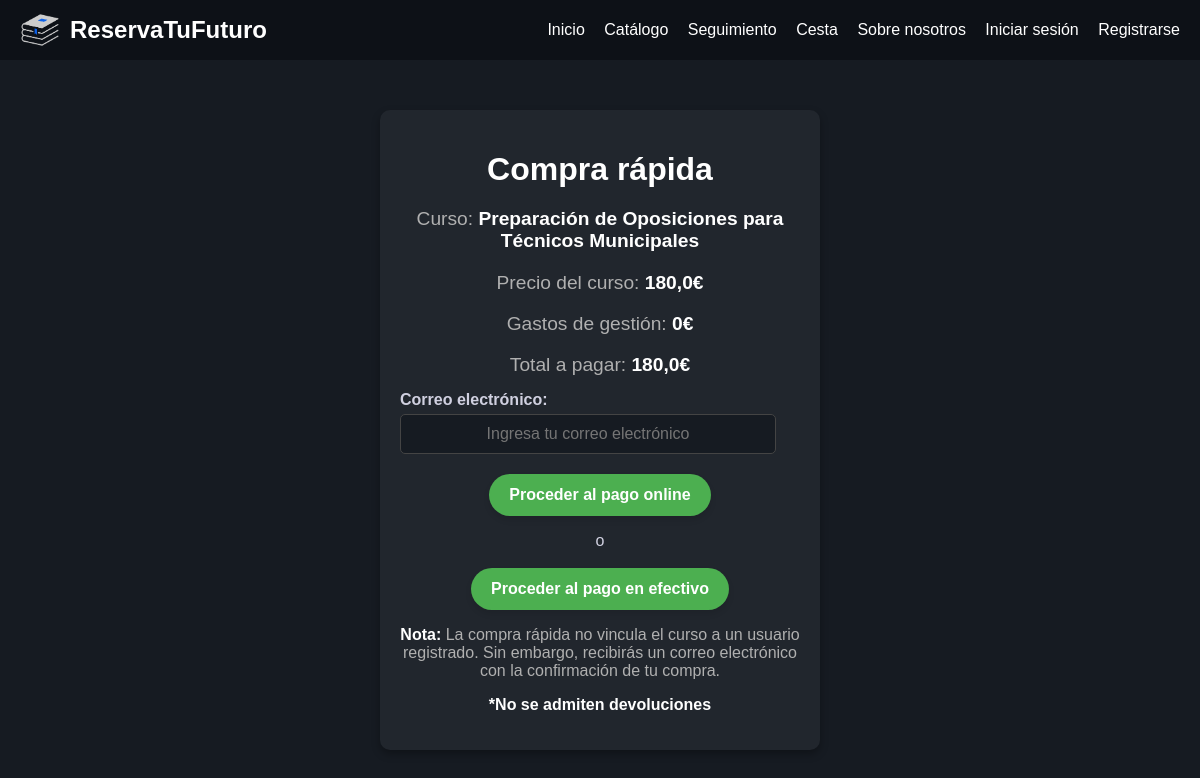
Page /cart/quick/4/ on the committed database.
### courses/models.py (models this page shows, shortened)
class Course(models.Model):
    TYPE_CHOICES = [
        ('Administración', 'Administración'),
        ('Justicia', 'Justicia'),
        ('Educación', 'Educación'),
        ('Sanidad', 'Sanidad'),
        ('Policía', 'Policía'),
        ('Bomberos', 'Bomberos'),
        ('Prisiones', 'Prisiones'),
        ('Hacienda', 'Hacienda'),
        ('Inspector', 'Inspector'),
        ('Técnicos', 'Técnicos'),
        ('Informática', 'Informática'),
        ('Telecomunicaciones', 'Telecomunicaciones'),
        ('Tecnología', 'Tecnologías'),
    ]
    name = models.CharField(max_length=100, help_text='Course name')
    price = models.FloatField(max_length=10, help_text='Course price')
    image = models.ImageField(upload_to='course_images/', null=True, blank=True)
    teacher = models.CharField(max_length=100)
    capacity = models.IntegerField(help_text='Maximum number of students')
    description = models.TextField()
    starting_date = models.DateField()
    ending_date = models.DateField()
    type = models.CharField(max_length=50, choices=TYPE_CHOICES, default='Magisterio')

### cart/views.py (the view, shortened to what this page needs)
# urls.py: path("quick/<int:course_id>/", QuickPurchaseView.as_view(), name="quick_purchase"),
class QuickPurchaseView(View):
    template_name = "cart/quick_purchase.html"
    def get(self, request, course_id):
        course = get_object_or_404(Course, id=course_id)
        management_fee = 5 if course.price <= 150 else 0
        total_price = course.price + management_fee
        return render(
            request,
            self.template_name,
            {
                "course": course,
                "management_fee": management_fee,
                "total_price": total_price,
                "stripe_publishable_key": settings.STRIPE_PUBLISHABLE_KEY,
            },
        )

### home/context_processors.py (called while the page is built)
def user_group_context(request):
    return {
        'user_in_academy': (
            request.user.is_authenticated
            and request.user.groups.filter(name='academy').exists()
        )
    }

### home/views.py (called while the page is built)
def base_view(request):
    cart_item_count = Reservation.objects.filter(user=request.user, cart=True).count() if request.user.is_authenticated else 0
    return {
        'cart_item_count': cart_item_count,
    }

### home/templates/cart/quick_purchase.html (shortened to what this page needs)
{% extends "home/base.html" %}
{% block content %}
<div class="quick-purchase-container">
  <h1 class="quick-purchase-title">Compra rápida</h1>
  <p class="quick-purchase-course">Curso: <strong>{{ course.name }}</strong></p>
  <p class="quick-purchase-price">Precio del curso: <strong>{{ course.price }}€</strong></p>
  <p class="quick-purchase-price">Gastos de gestión: <strong>{{ management_fee }}€</strong></p>
  <p class="quick-purchase-price">Total a pagar: <strong>{{ total_price }}€</strong></p>
  <form id="quick-purchase-form" class="quick-purchase-form">
    <div class="form-group">
      <label for="email" class="form-label">Correo electrónico:</label>
      <input
        type="email"
        id="email"
        name="email"
        class="form-input"
        placeholder="Ingresa tu correo electrónico"
        required
        style="width: 100%"
      />
    </div>
    <button type="button" id="online-payment" class="btn-add-to-cart" style="margin-bottom: 1rem;">Proceder al pago online</button>
    <div>o</div>
    <button type="button" id="cash-payment" class="btn-add-to-cart">Proceder al pago en efectivo</button>
  </form>
  <p class="quick-purchase-disclaimer">
    <strong>Nota:</strong> La compra rápida no vincula el curso a un usuario registrado. Sin embargo, recibirás un correo electrónico con la confirmación de tu compra.
    <p><strong>*No se admiten devoluciones</strong></p>
  </p>
</div>
{% endblock %}

### home/static/home/styles.css (style rules this page uses)
body { font-family: Arial, sans-serif; margin: 0; padding: 0; background-color: #161b22; color: white; }
.form-group { margin-bottom: 15px; text-align: left; max-width: 94%; }
.form-group label { display: block; font-weight: bold; color: white; margin-bottom: 5px; }
.name-search, .form-group input { width: 100%; padding: 10px; border: 1px solid #444; border-radius: 4px; font-size: 1em; background-color: #161b22; color: white; }
.form-group { margin-bottom: 15px; text-align: left; }
.form-group input { width: 100%; padding: 10px; border: 1px solid #ccc; border-radius: 4px; font-size: 1em; }
h1, h2 { color: white; }
p { color: #b0b0b0; }
strong { color: white; }
.btn-add-to-cart { background-color: #4caf50; color: #fff; padding: 12px 20px; border: none; border-radius: 25px; font-size: 1rem; font-weight: bold; cursor: pointer; transition: all 0.3s ease; box-shadow: 0px 4px 6px rgba(0, 0, 0, 0.1); }
.quick-purchase-container { max-width: 400px; margin: 50px auto; padding: 20px; background-color: #21262d; border-radius: 10px; box-shadow: 0px 4px 8px rgba(0, 0, 0, 0.3); text-align: center; color: #d0d0e0; }
.quick-purchase-title { font-size: 2rem; color: #ffffff; margin-bottom: 20px; }
.quick-purchase-course, .quick-purchase-price { font-size: 1.2rem; margin-bottom: 15px; }
.quick-purchase-course strong, .quick-purchase-price strong { color: #ffffff; }
.quick-purchase-form .form-group label { color: #d0d0e0; font-weight: bold; }
.quick-purchase-form .form-group input { background-color: #161b22; color: white; border: 1px solid #444; border-radius: 5px; padding: 10px; text-align: center; }
.form-group { margin-bottom: 20px; }
.form-group label { display: block; font-size: 1rem; font-weight: bold; color: #d0d0e0; margin-bottom: 5px; }
.form-group input, .form-group select, .form-group textarea { width: 100%; padding: 10px; border: 1px solid #444; border-radius: 5px; background-color: #161b22; color: #ffffff; font-size: 1rem; box-sizing: border-box; }

### rows in the picture
Course: name "Preparación de Oposiciones para Técnicos Municipales", price "180,0"

### other values in the picture
{{ management_fee }} "0"
{{ total_price }} "180,0"
